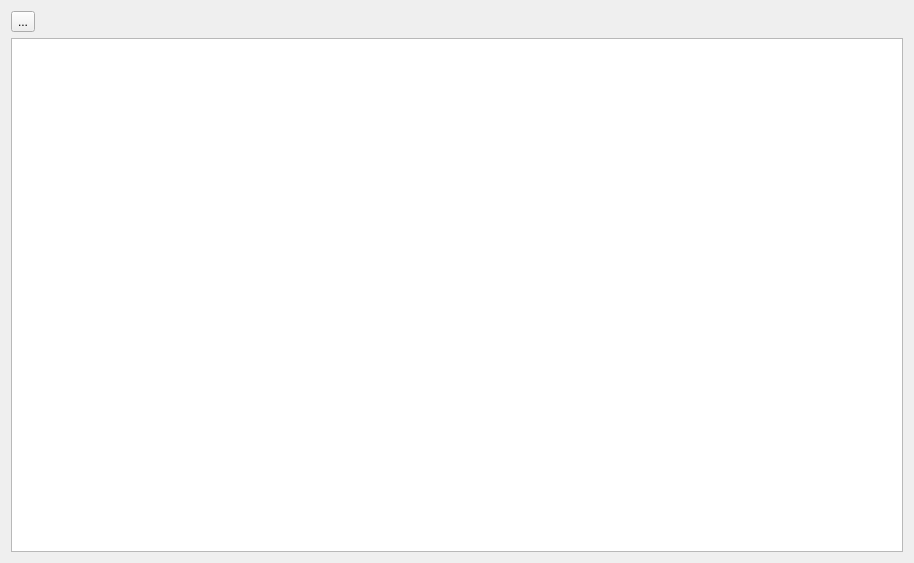
<?xml version="1.0" encoding="UTF-8"?>
<ui version="4.0">
 <class>DialogShowLogFile</class>
 <widget class="QDialog" name="DialogShowLogFile">
  <property name="geometry">
   <rect>
    <x>0</x>
    <y>0</y>
    <width>914</width>
    <height>563</height>
   </rect>
  </property>
  <property name="windowTitle">
   <string>Show Log Files</string>
  </property>
  <property name="windowIcon">
   <iconset resource="qBorgPilot.qrc">
    <normaloff>:/images/borgpilot_16x16.png</normaloff>:/images/borgpilot_16x16.png</iconset>
  </property>
  <layout class="QGridLayout" name="gridLayout">
   <item row="0" column="0">
    <widget class="QToolButton" name="toolButton_Open">
     <property name="toolTip">
      <string>&lt;html&gt;&lt;head/&gt;&lt;body&gt;&lt;p&gt;Choose and open a log file&lt;/p&gt;&lt;/body&gt;&lt;/html&gt;</string>
     </property>
     <property name="text">
      <string>...</string>
     </property>
     <property name="icon">
      <iconset theme="QIcon::ThemeIcon::DocumentOpen"/>
     </property>
    </widget>
   </item>
   <item row="1" column="0">
    <widget class="QTextBrowser" name="textBrowser_Show">
     <property name="openLinks">
      <bool>false</bool>
     </property>
    </widget>
   </item>
  </layout>
 </widget>
 <resources>
  <include location="qBorgPilot.qrc"/>
 </resources>
 <connections/>
</ui>
